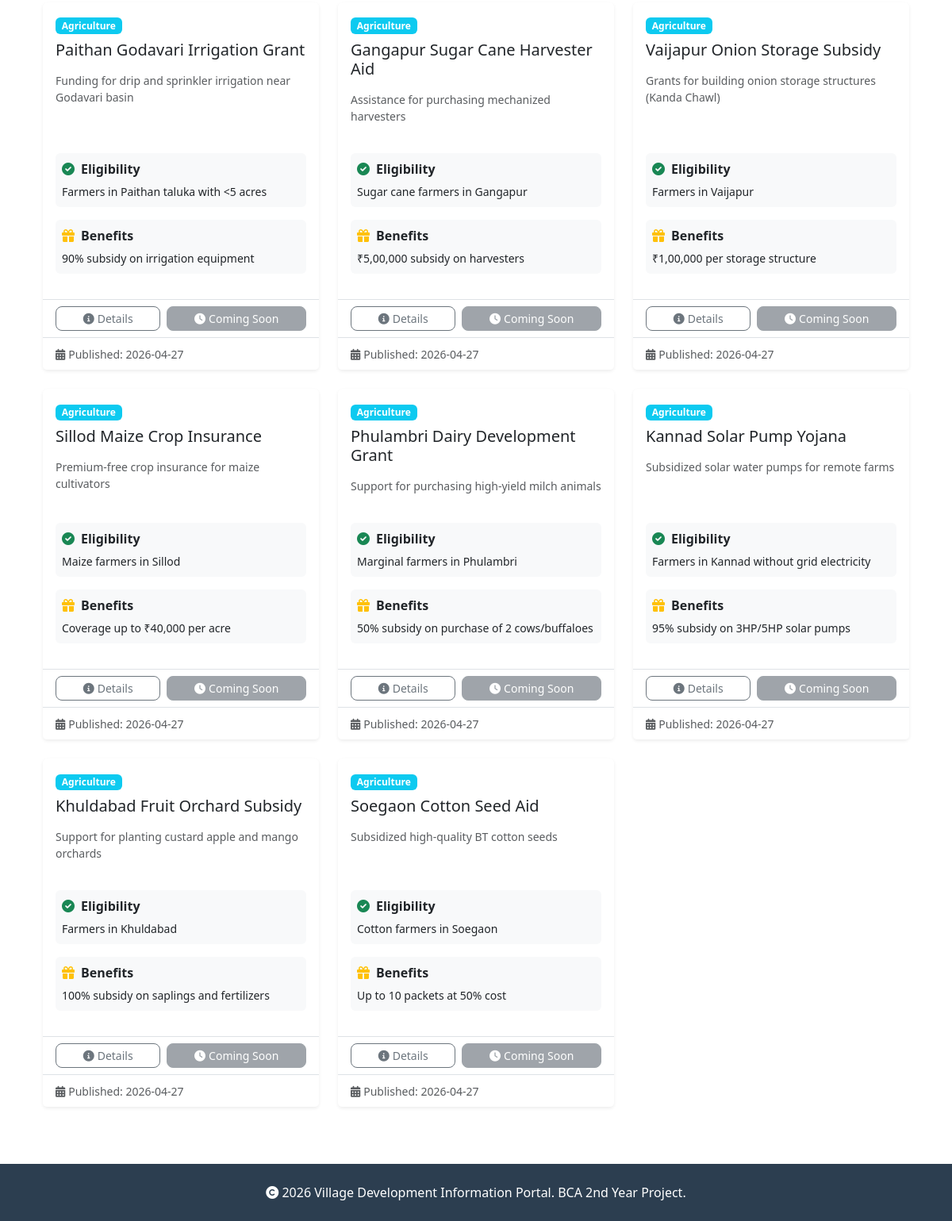
Page /schemes?category=Agriculture (lower part) on the earlier database version.
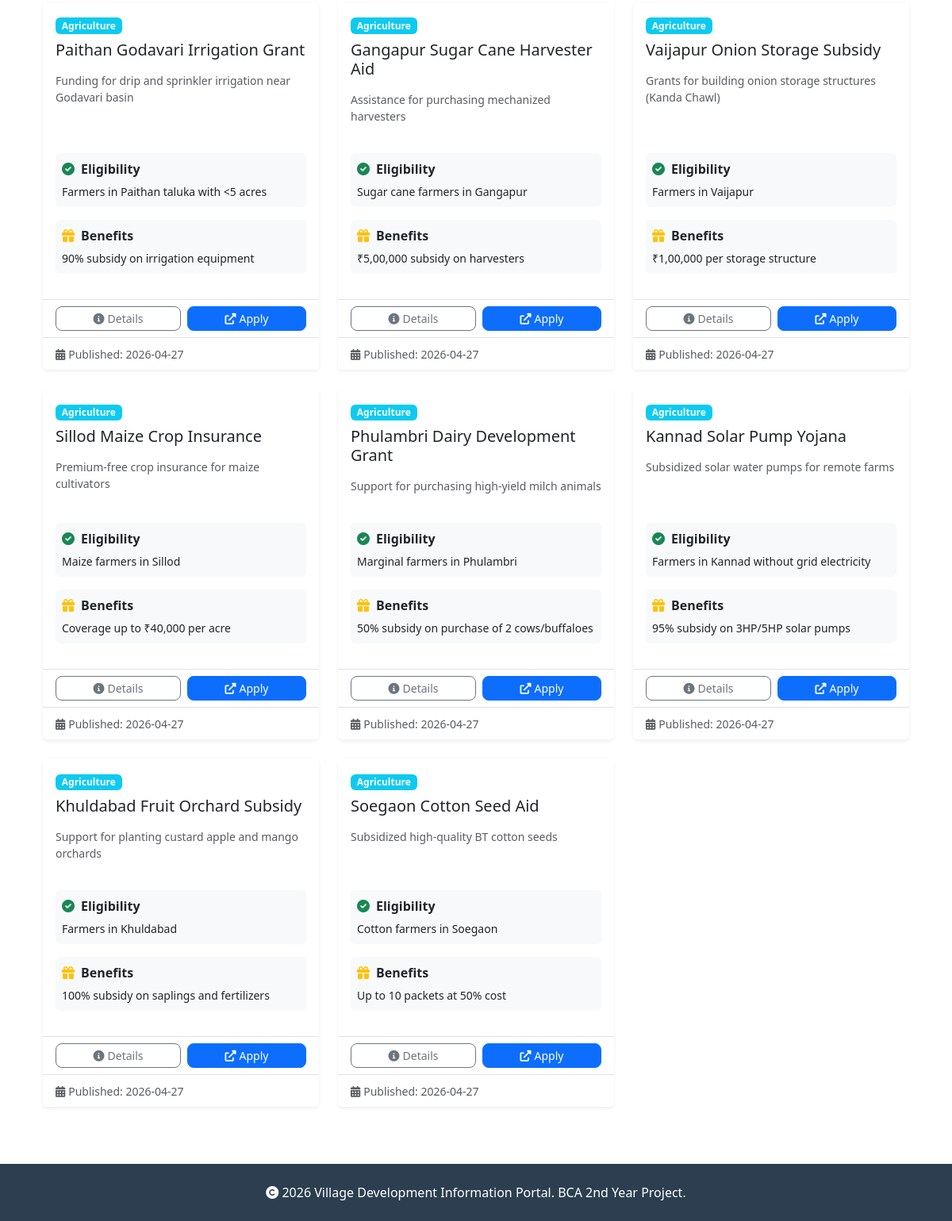
Same page on the later database version.
### tables this page shows
CREATE TABLE schemes (
            id INTEGER PRIMARY KEY AUTOINCREMENT,
            title TEXT NOT NULL,
            description TEXT,
            department TEXT,
            eligibility TEXT,
            benefits TEXT,
            apply_link TEXT,
            published_on TIMESTAMP DEFAULT CURRENT_TIMESTAMP
        , location TEXT DEFAULT "All");

### app.py (the view)
@app.route('/schemes')
def schemes():
    category = request.args.get('category', '')
    location = request.args.get('location', None)
    if current_user.is_authenticated and current_user.role != 'admin' and current_user.location:
        location = current_user.location
    elif location is None:
        location = current_user.location if current_user.is_authenticated and current_user.location else ''
    sort = request.args.get('sort', 'latest')
    query = request.args.get('q', '').strip()
    conn = get_db()
    cursor = conn.cursor()
    filters = []
    params = []
    if category:
        filters.append('department = ?')
        params.append(category)
    if location:
        filters.append('(location = ? OR location = "All")')
        params.append(location)
    if query:
        filters.append('(title LIKE ? OR description LIKE ? OR eligibility LIKE ? OR benefits LIKE ?)')
        query_param = f'%{query}%'
        params.extend([query_param] * 4)
    sql = 'SELECT * FROM schemes'
    if filters:
        sql += ' WHERE ' + ' AND '.join(filters)
    if sort == 'relevance' and query:
        sql += ' ORDER BY (CASE WHEN title LIKE ? THEN 3 WHEN department LIKE ? THEN 2 WHEN description LIKE ? THEN 1 ELSE 0 END) DESC, published_on DESC'
        params.extend([query_param, query_param, query_param])
    else:
        sql += ' ORDER BY published_on DESC'
    cursor.execute(sql, tuple(params))
    schemes = cursor.fetchall()
    cursor.execute('SELECT DISTINCT location FROM schemes WHERE location IS NOT NULL AND location != "All"')
    locations = [row['location'] for row in cursor.fetchall()]
    default_locations = ['Paithan', 'Gangapur', 'Vaijapur', 'Sillod', 'Phulambri', 'Kannad', 'Khuldabad', 'Soegaon']
    all_locations = sorted(list(set(locations + default_locations)))
    conn.close()
    return render_template('schemes.html', schemes=schemes, selected_category=category, selected_location=location, locations=all_locations, selected_sort=sort, search_query=query, selected_scheme_default=None)

### app.py (called while the page is built)
def get_db():
    db_path = app.config.get('DATABASE', 'database.db')
    conn = sqlite3.connect(db_path)
    conn.row_factory = sqlite3.Row
    return conn

### templates/schemes.html (shortened to what this page needs)
{% extends "base.html" %}
{% block content %}
<div class="container-fluid">
    <div class="row">
        {% if schemes %}
        {% for scheme in schemes %}
        <div class="col-md-6 col-lg-4 mb-4">
            <div class="card border-0 shadow-sm h-100 d-flex flex-column transition-hover"
                style="transition: all 0.3s ease;">
                <div class="card-body d-flex flex-column">
                    <div class="mb-2">
                        <span class="badge bg-info">{{ scheme.department }}</span>
                    </div>
                    <h5 class="card-title mb-3">{{ scheme.title }}</h5>
                    <p class="card-text text-muted small mb-3 flex-grow-1">{{ scheme.description }}</p>
                    <div class="mb-3 p-2 bg-light rounded">
                        <strong class="d-block mb-1">
                            <i class="fas fa-check-circle text-success me-2"></i>Eligibility
                        </strong>
                        <small class="text-dark">{{ scheme.eligibility }}</small>
                    </div>
                    <div class="mb-3 p-2 bg-light rounded">
                        <strong class="d-block mb-1">
                            <i class="fas fa-gift text-warning me-2"></i>Benefits
                        </strong>
                        <small class="text-dark">{{ scheme.benefits }}</small>
                    </div>
                </div>
                <div class="card-footer bg-white border-top d-flex gap-2">
                    <a href="{{ url_for('scheme_detail', scheme_id=scheme.id) }}"
                        class="btn btn-sm btn-outline-secondary flex-grow-1">
                        <i class="fas fa-info-circle me-1"></i>Details
                    </a>
                    {% if scheme.apply_link and scheme.apply_link != '#' %}
                    <a href="{{ scheme.apply_link }}" target="_blank" class="btn btn-sm btn-primary flex-grow-1">
                        <i class="fas fa-external-link-alt me-1"></i>Apply
                    </a>
                    {% else %}
                    <button class="btn btn-sm btn-secondary flex-grow-1" disabled>
                        <i class="fas fa-clock me-1"></i>Coming Soon
                    </button>
                    {% endif %}
                </div>
                <div class="card-footer bg-white border-top pt-2 pb-2">
                    <small class="text-muted">
                        <i class="fas fa-calendar-alt me-1"></i>Published: {{ scheme.published_on[:10] }}
                    </small>
                </div>
            </div>
        </div>
        {% endfor %}
        {% endif %}
    </div>
</div>
{% endblock %}

Differences in the rows shown:
changed schemes "Paithan Godavari Irrigation Grant": apply_link "Coming Soon" → "Apply"
changed schemes "Gangapur Sugar Cane Harvester Aid": apply_link "Coming Soon" → "Apply"
changed schemes "Vaijapur Onion Storage Subsidy": apply_link "Coming Soon" → "Apply"
changed schemes "Sillod Maize Crop Insurance": apply_link "Coming Soon" → "Apply"
changed schemes "Phulambri Dairy Development Grant": apply_link "Coming Soon" → "Apply"
changed schemes "Kannad Solar Pump Yojana": apply_link "Coming Soon" → "Apply"
changed schemes "Khuldabad Fruit Orchard Subsidy": apply_link "Coming Soon" → "Apply"
changed schemes "Soegaon Cotton Seed Aid": apply_link "Coming Soon" → "Apply"
